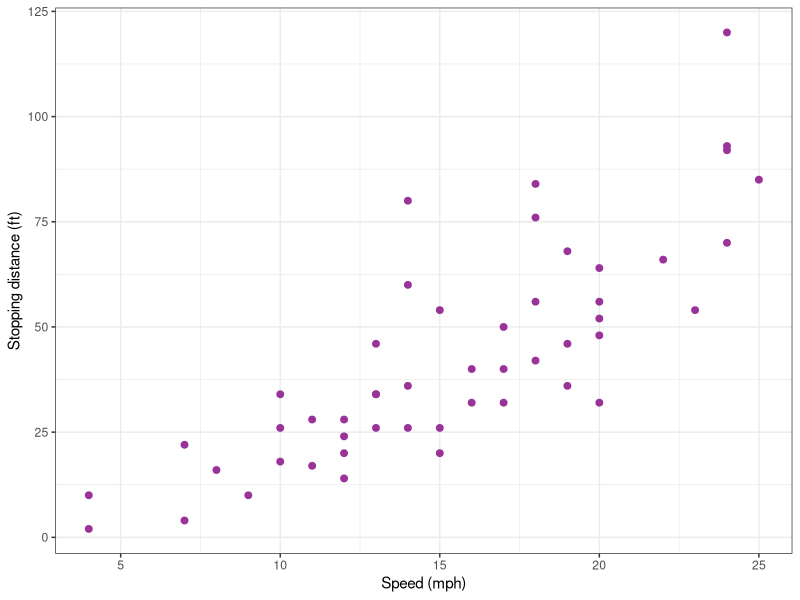
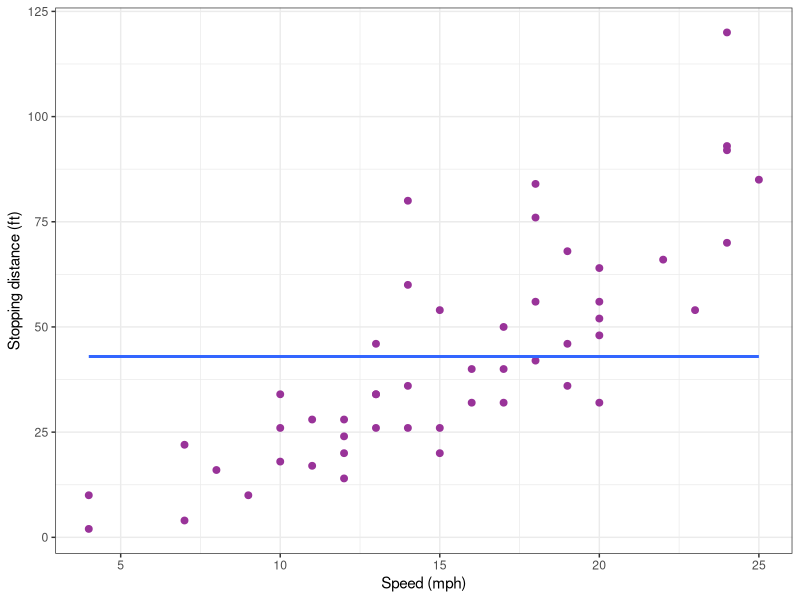
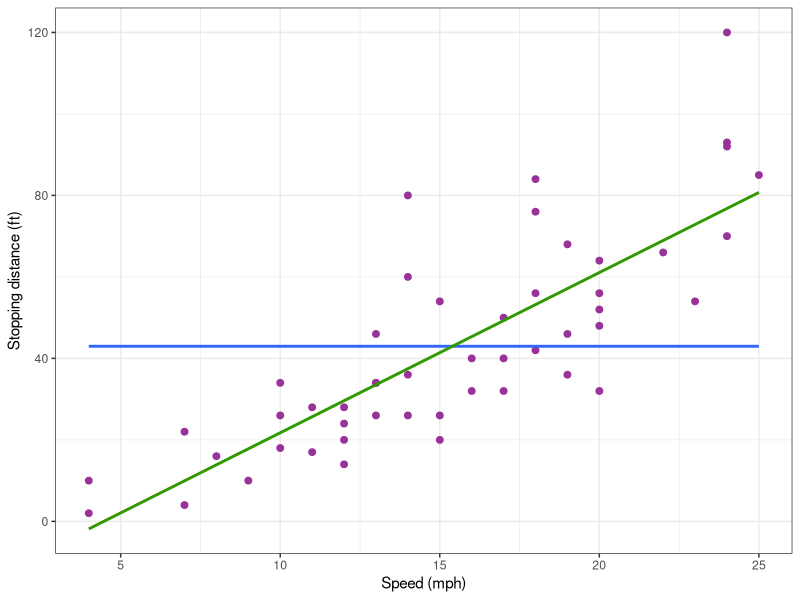
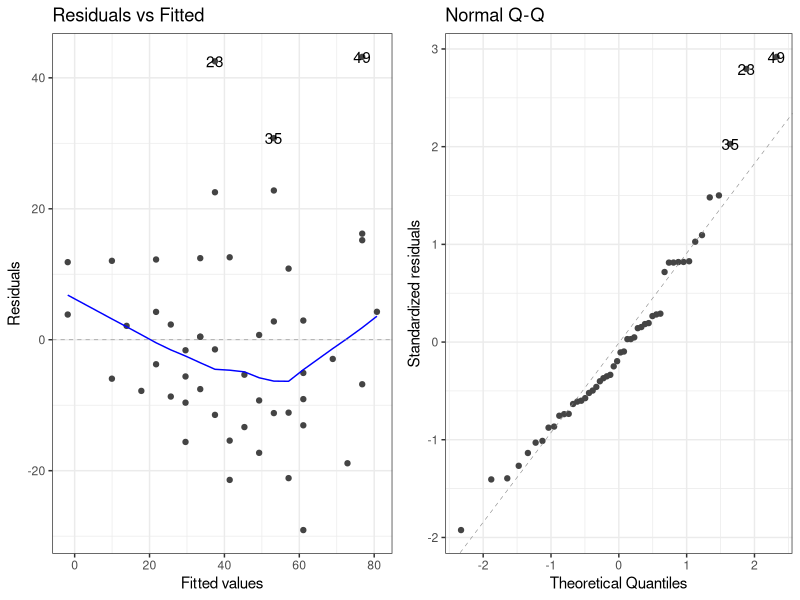
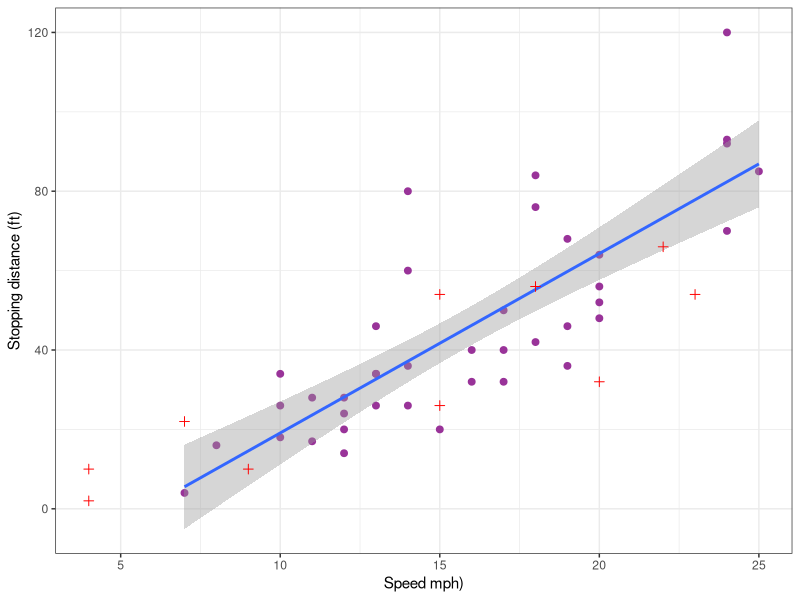
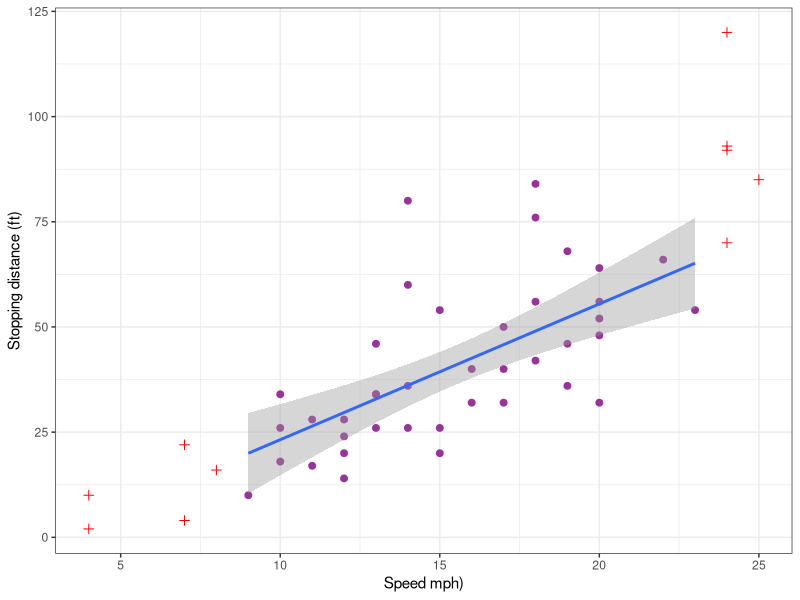
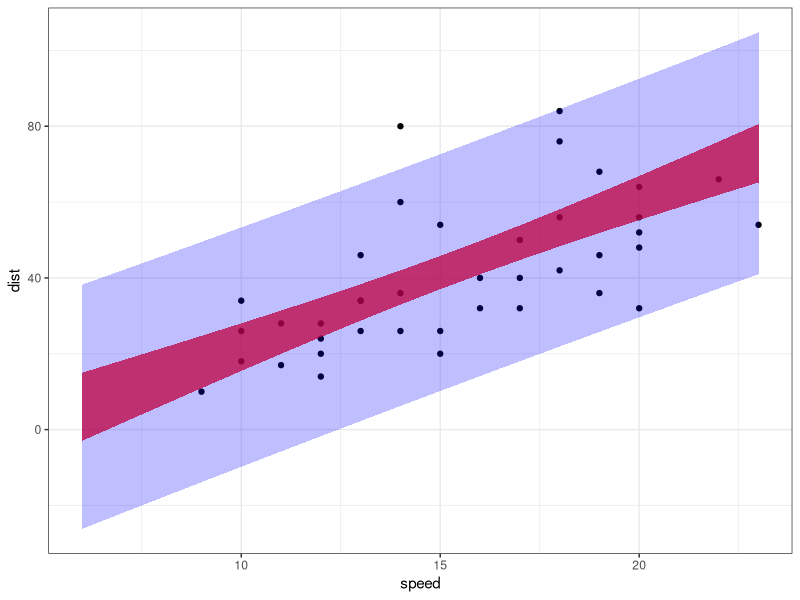
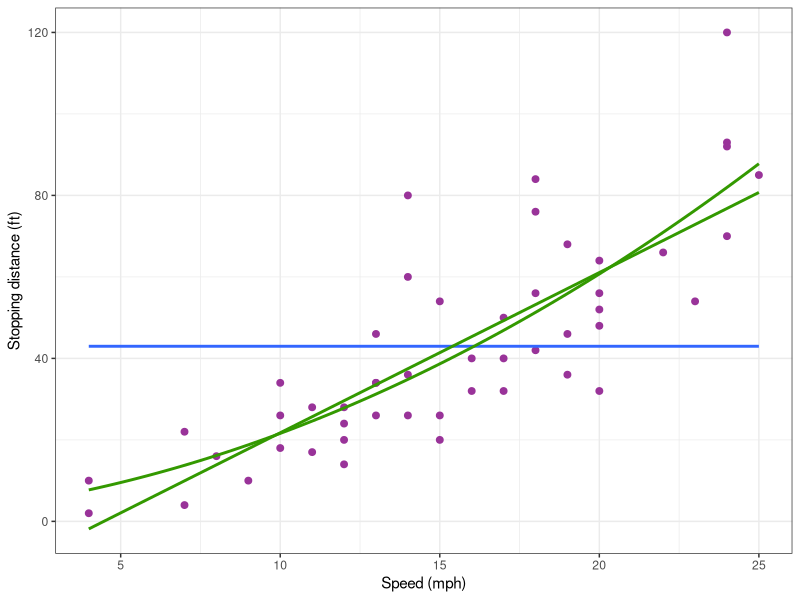

Write R code to recreate these figures, in order.
## ---- chunk 1
#| code-fold: false
library(tidyverse)
library(gridExtra)
library(ggfortify)  # extend some ggplot2 features
theme_set(theme_bw())
## ---- chunk 2
data(cars)
cars %>% rmarkdown::paged_table()
## ---- chunk 3
#| code-fold: true
cars_plot <-
  cars %>% 
  ggplot() +  aes(x = speed, y = dist) + 
  geom_point(size = 2, colour="#993399") + xlab("Speed (mph)") + ylab("Stopping distance (ft)")  
cars_plot
## ---- chunk 4
lm0 <- lm(dist ~ 1, data = cars)
lm0
## ---- chunk 5
mean(cars$dist)
## ---- chunk 6
#| code-fold: true
cars_plot <- cars_plot + 
  geom_smooth(method = "lm", formula = y ~ 1, se = FALSE)
cars_plot
## ---- chunk 7
lm1 <- lm(dist ~ speed, data = cars)
coef(lm1)
## ---- chunk 8
summary(lm1)
## ---- chunk 9
confint(lm1)
## ---- chunk 10
cars_plot <- cars_plot + 
  geom_smooth(method = "lm", formula = y ~ x, se = FALSE, colour="#339900")
cars_plot
## ---- chunk 11
autoplot(lm1, which = 1:2) ## autoplot comes from ggfortify
## ---- chunk 12
n <- nrow(cars)
is_train <- sample(c(TRUE, FALSE), n, prob = c(0.8, 0.2), replace = TRUE)
cars_training <- filter(cars,  is_train)
cars_test     <- filter(cars, !is_train)
## ---- chunk 13
pred_testing_set  <- 
  lm(dist ~ speed, data = cars_training) %>% 
  predict(cars_test)
## ---- chunk 14
#| code-fold: true
cars_pred_plot <-
  cars_training %>% ggplot() +  aes(x = speed, y = dist) + 
  geom_point(size = 2, colour="#993399") +  xlab("Speed mph)") + ylab("Stopping distance (ft)") + 
  geom_smooth(method = "lm", formula = y ~ x) +
  geom_point(data = data.frame(cars_test, testing = pred_testing_set),
             mapping = aes(x = speed, y = dist), size = 2, shape = 3, colour="red")
cars_pred_plot
## ---- chunk 15
R2_test <- cor(pred_testing_set, cars_test$dist)^2
R2_test
## ---- chunk 16
cars_training <- cars[c(6:45) ,]
cars_test     <- cars[-c(6:45),]
pred_testing_set  <- 
  lm(dist ~ speed, data = cars_training) %>% 
  predict(cars_test)
## ---- chunk 17
#| code-fold: true
cars_pred_plot <-
  cars_training %>% ggplot() +  aes(x = speed, y = dist) + 
  geom_point(size = 2, colour="#993399") +  xlab("Speed mph)") + ylab("Stopping distance (ft)") + 
  geom_smooth(method = "lm", formula = y ~ x) +
  geom_point(data = data.frame(cars_test, testing = pred_testing_set),
             mapping = aes(x = speed, y = dist), size = 2, shape = 3, colour="red")
cars_pred_plot
## ---- chunk 18
alpha <- 0.05
new_x <- data.frame( speed = (6:23))
conf_inter <- 
  setNames(cbind(new_x,
    predict(lm1, newdata = new_x, interval = "confidence", level = 1 - alpha)),
    c("speed", "dist", "lwr", "upr"))
conf_inter %>% rmarkdown::paged_table()
## ---- chunk 19
pred_inter <-    setNames(cbind(new_x,
    predict(lm1, newdata = new_x, interval = "prediction", level = 1 - alpha)),
    c("speed", "dist", "lwr", "upr"))
pred_inter %>% rmarkdown::paged_table()
## ---- chunk 20
#| code-fold: true
cars_training %>% ggplot() +  aes(x = speed, y = dist) + geom_point() +
  geom_ribbon(data = conf_inter, aes(ymin = lwr, ymax = upr), fill = "red" , alpha = 0.75) +
  geom_ribbon(data = pred_inter, aes(ymin = lwr, ymax = upr), fill = "blue", alpha = 0.25)
## ---- chunk 21
lm2 <- lm(dist ~  speed + I(speed^2), data = cars)
summary(lm2)
## ---- chunk 22
X <- model.matrix(lm2)
S <- solve(crossprod(X))
R <- cov2cor(S)
R
## ---- chunk 23
#| code-fold: true
cars_plot + 
  geom_smooth(method = "lm", formula = y ~ poly(x, 2, raw = TRUE), se = FALSE, colour="#339900")
## ---- chunk 24
#| code-fold: true
cars_plot + 
  geom_smooth(data = cars_training, method = "lm", formula = y ~ poly(x, 2, raw = TRUE), se = FALSE, colour="#339900")
## ---- chunk 25
lm2_no_inter <- lm(dist ~ 0 + speed + I(speed^2), data = cars)
coef(lm2_no_inter)
## ---- chunk 26
X <- model.matrix(lm2_no_inter)
head(X)
## ---- chunk 27
#| code-fold: true
alpha <- 0.05
new_x <- data.frame( speed = (6:23))
fit <- data.frame(new_x, dist = predict(lm2_no_inter, newdata = new_x))
conf_inter <- 
  setNames(cbind(new_x,
    predict(lm2_no_inter, newdata = new_x, interval = "confidence", level = 1 - alpha)),
    c("speed", "dist", "lwr", "upr"))
pred_inter <- 
  setNames(cbind(new_x,
    predict(lm2_no_inter, newdata = new_x, interval = "prediction", level = 1 - alpha)),
    c("speed", "dist", "lwr", "upr"))
cars_training %>% ggplot() +  aes(x = speed, y = dist) + geom_point() +
  geom_ribbon(data = conf_inter, aes(ymin = lwr, ymax = upr), fill = "red" , alpha = 0.75) +
  geom_ribbon(data = pred_inter, aes(ymin = lwr, ymax = upr), fill = "blue", alpha = 0.25) +  
  geom_line(data = fit, aes(x = speed, y = dist), colour="#339900", size = 1)
## ---- chunk 28
lm2_poly <- lm(dist ~ poly(speed, degree = 2, raw = TRUE), data = cars)
design_raw <- model.matrix(lm2_poly)
head(design_raw)
## ---- chunk 29
coef(lm2_poly)
## ---- chunk 30
lm1_ortho <- lm(dist ~ poly(speed, degree = 1), data = cars)
design_ortho <- model.matrix(lm1_ortho)
head(design_ortho)
crossprod(design_ortho)
## ---- chunk 31
coef(lm1_ortho)
## ---- chunk 32
lm2_ortho <- lm(dist ~ poly(speed, degree = 2), data = cars)
design_ortho <- model.matrix(lm2_ortho)
head(design_ortho)
crossprod(design_ortho)
## ---- chunk 33
summary(lm2_ortho)
## ---- chunk 34
confint(lm2_ortho)
## ---- chunk 35
summary(lm1_ortho)$coefficients
summary(lm2_ortho)$coefficients
## ---- chunk 36
anova(lm0, lm1)
anova(lm0, lm2)
## ---- chunk 37
anova(lm1, lm2)
## ---- chunk 38
logLik(lm0)
logLik(lm1)
logLik(lm2)
## ---- chunk 39
dl <- 2*as.numeric(logLik(lm1) - logLik(lm0))
1-pchisq(dl,1)
## ---- chunk 40
dl <- 2 * as.numeric(logLik(lm2) - logLik(lm1))
1 - pchisq(dl,1)
## ---- chunk 41
AIC(lm0, lm1, lm2)
BIC(lm0, lm1, lm2)
## ---- chunk 42
grid.arrange(
  cars_plot + scale_x_log10(),
  cars_plot + scale_y_log10(), nrow = 1)
## ---- chunk 43
cars_plot + scale_x_log10() + scale_y_log10()
## ---- chunk 44
lm1_log <- lm(log(dist) ~ log(speed), data = cars)
summary(lm1_log)
## ---- chunk 45
cars_plot_log <-
  ggplot(cars) + aes(x = log(speed), y = log(dist)) + 
  geom_point(size = 2, colour="#993399") 
cars_plot_log + geom_smooth(method = "lm", formula = y ~ x)
## ---- chunk 46
autoplot(lm1_log, which = 1:2)
## ---- chunk 47
#| code-fold: true
training <- c(6:45)
cars_test     <- cars[-training, ]
cars_training <- cars[ training , ]
cars_plot_log +
  geom_smooth(data = cars_training, 
    mapping = aes(x = log(speed), y = log(dist)),
    method = "lm", formula = y ~ x, se = FALSE, color = "red") +
  geom_smooth(data = cars,
    mapping = aes(x = log(speed), y = log(dist)),
    method = "lm", formula = y ~ x, se = FALSE)
## ---- chunk 48
#| code-fold: true
alpha <- 0.05
new_x <- data.frame( speed = 3:30)
fit <- data.frame(new_x, log_dist = predict(lm1_log, newdata = new_x))
conf_inter <- 
  setNames(cbind(new_x,
    predict(lm1_log, newdata = new_x, interval = "confidence", level = 1 - alpha)),
    c("speed", "dist", "lwr", "upr"))
pred_inter <- 
  setNames(cbind(new_x,
    predict(lm1_log, newdata = new_x, interval = "prediction", level = 1 - alpha)),
    c("speed", "dist", "lwr", "upr"))
cars_training %>% ggplot() +  aes(x = log(speed), y = log(dist)) + geom_point() +
  geom_ribbon(data = conf_inter, aes(ymin = lwr, ymax = upr), fill = "red" , alpha = 0.75) +
  geom_ribbon(data = pred_inter, aes(ymin = lwr, ymax = upr), fill = "blue", alpha = 0.25) +
  geom_line(data = fit, aes(x = log(speed), y = log_dist), colour="#339900", size = 1) +
      xlab("speed (mph)") + ylab("stopping distance (ft)")  

## ---- chunk 49
#| code-fold: true
cars_training %>% ggplot() +  aes(x = speed, y = dist) + geom_point() +
  geom_ribbon(data = conf_inter, aes(ymin = exp(lwr), ymax = exp(upr)), fill = "red" , alpha = 0.75) +
  geom_ribbon(data = pred_inter, aes(ymin = exp(lwr), ymax = exp(upr)), fill = "blue", alpha = 0.25) +
  geom_line(data = fit, aes(x = speed, y = exp(log_dist)), colour="#339900", size = 1) +
      xlab("speed (mph)") + ylab("stopping distance (ft)")  
## ---- chunk 50
logLik(lm1_log)
## ---- chunk 51
logLik(lm1_log) - sum(log(cars$dist))
## ---- chunk 52
AIC(lm1_log) + 2 * sum(log(cars$dist))
BIC(lm1_log) + 2 * sum(log(cars$dist))
